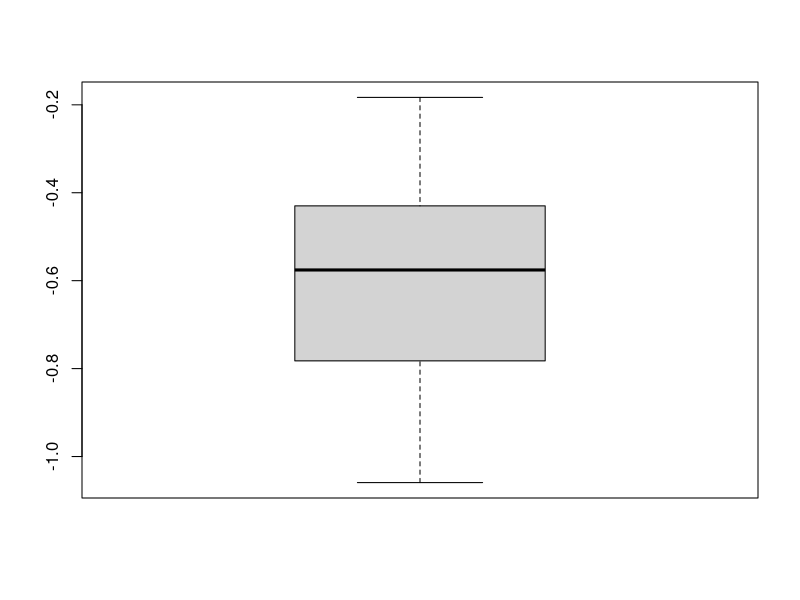
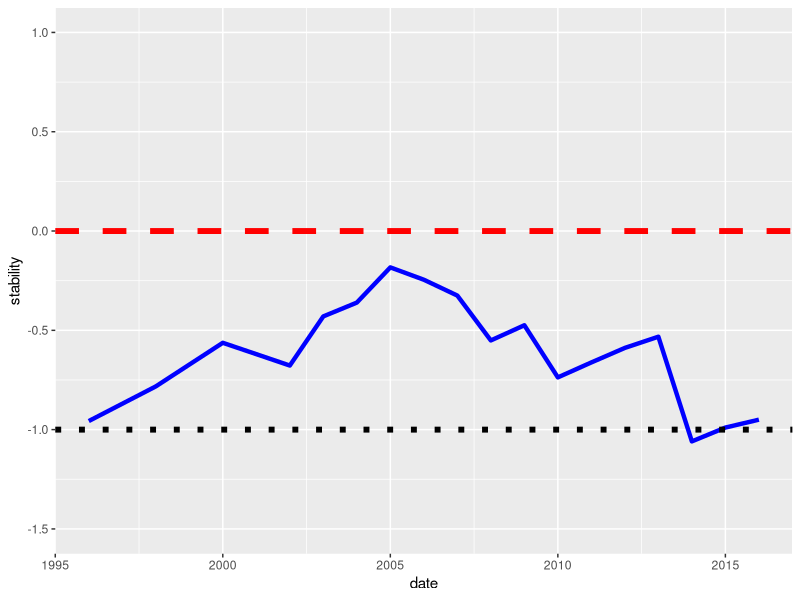
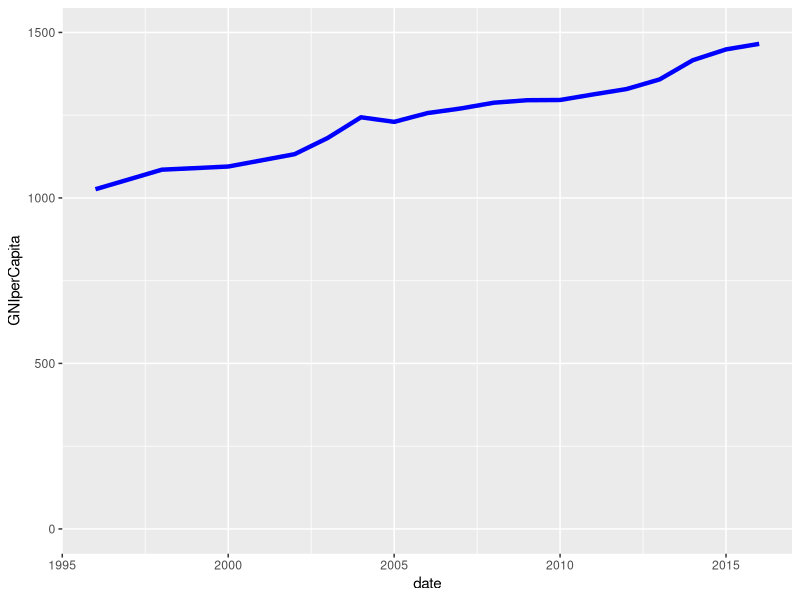
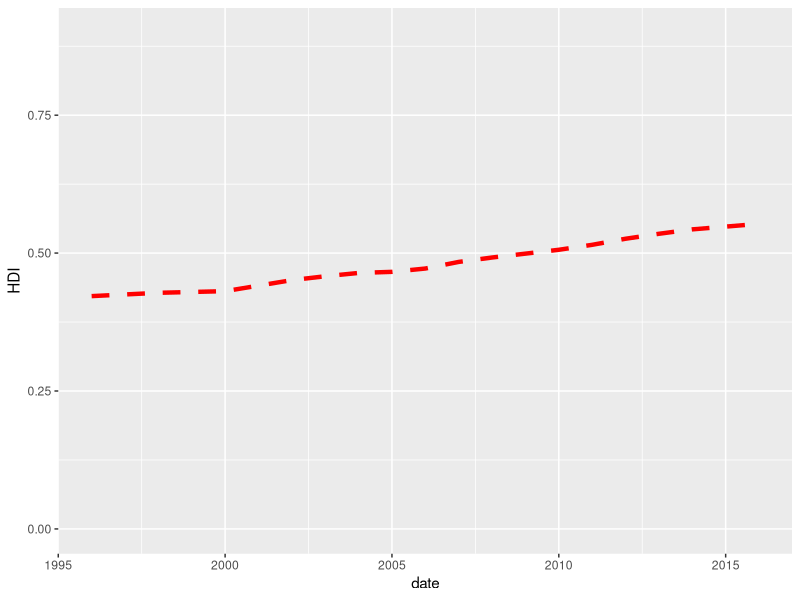
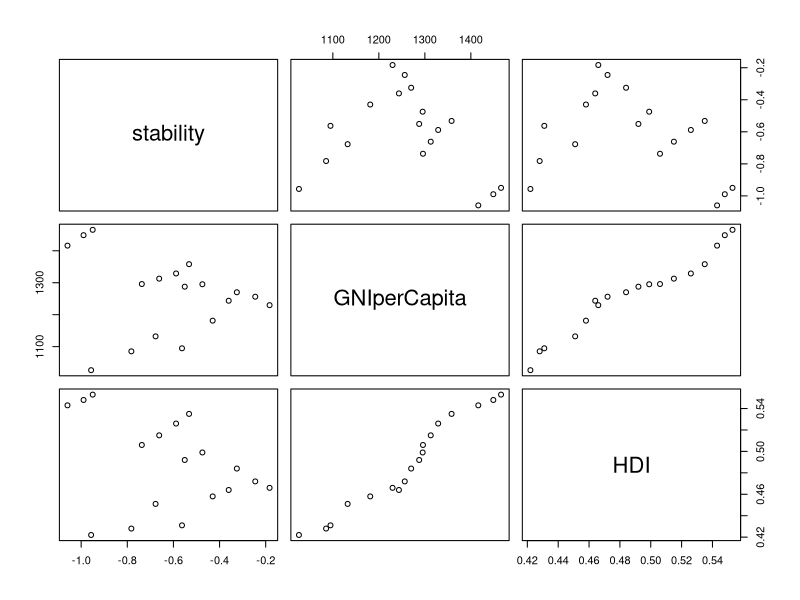
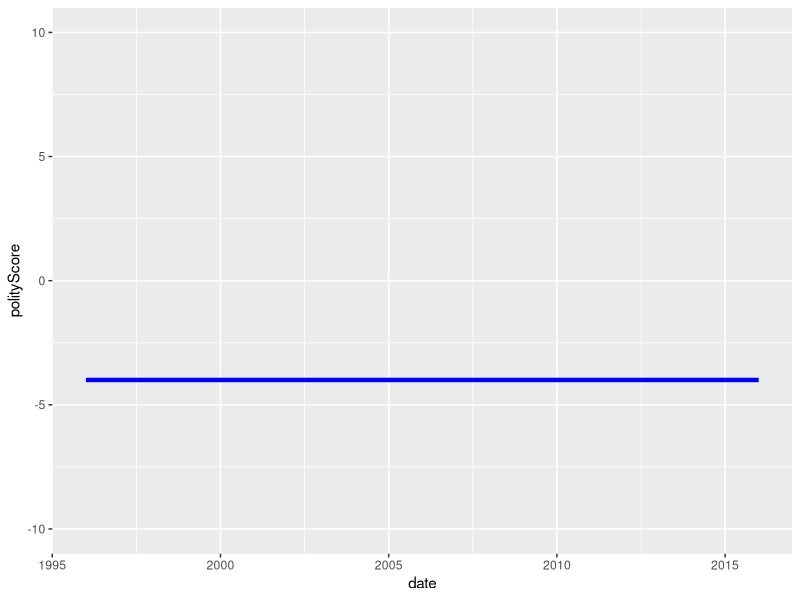
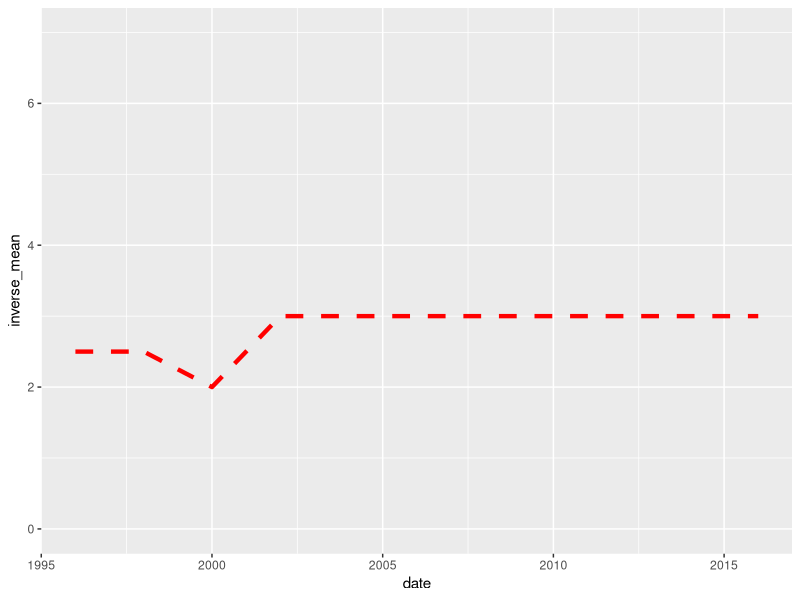
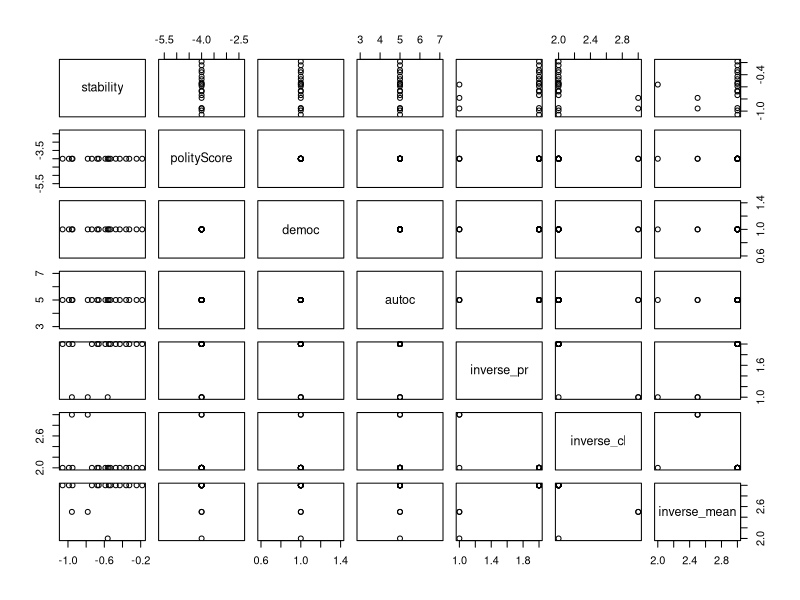

Write the R code that produced these figures, in order.
## ---- chunk 1
knitr::opts_chunk$set(echo = TRUE)
## ---- chunk 2
# reading the data on Cameroon
library(readr)
library(dplyr)
library(lubridate)
library(ggplot2)

WGIdevRegimeType <- read_csv("WGIdevRegimeType.csv")
cameroon <- WGIdevRegimeType %>%
  filter(country == "Cameroon")
head(cameroon)
summary(cameroon)

## ---- chunk 3
# Summary statistics
summary(cameroon$stability)


# Boxplot of the political stability
boxplot(cameroon$stability)


## ---- chunk 4

# General trend of political stability since 1996

stabilityTrend <- ggplot(cameroon, aes(x= date, y = stability)) +
  geom_line(color = "blue", size = 1.5) +
  geom_hline(yintercept=0, linetype="dashed", color = "red", size=2) +
  geom_hline(yintercept=-1.0, linetype="dotted", color = "black", size=2) +
  xlim(1996, 2016) +
  ylim(-1.5, 1)

stabilityTrend
## ---- chunk 5
# summary statistics of the GNI per capita

summary(cameroon$GNIperCapita)

## ---- chunk 6

# General trend of GNI per capita since 1996

ggplot(cameroon, aes(x= date, y = GNIperCapita)) +
  geom_line(color = "blue", size = 1.5) +
  ylim(0, 1500)

## ---- chunk 7

# summary statistics of the HDI

summary(cameroon$HDI)
## ---- chunk 8
# General trend of HDI since 1996

ggplot(cameroon, aes(x= date, y = HDI)) +
  geom_line(color = "red", linetype="dashed", size = 1.5) +
  ylim(0.0, 0.9)

## ---- chunk 9

# correlation test between stability and GNI per capita and HDI

cameroonEcoSoc <- cameroon %>%
  select(stability, GNIperCapita, HDI)

cor.test(cameroon$stability, cameroon$GNIperCapita)

cor.test(cameroon$stability, cameroon$HDI)


## ---- chunk 10

# plotting the correlation between stability and GNI per capita and HDI

cameroonEcoSoc <- cameroon %>%
  select(stability, GNIperCapita, HDI)


plot(cameroonEcoSoc)

## ---- chunk 11
# summary statistics of the polityScore

summary(cameroon$polityScore)
## ---- chunk 12

# General trend of polityScore since 1996

ggplot(cameroon, aes(x= date, y = polityScore)) +
  geom_line(color = "blue", size = 1.5) +
  ylim(-10, 10)

## ---- chunk 13

# summary statistics of the Freedom House reversed combined score

summary(cameroon$inverse_mean)
## ---- chunk 14

# General trend of the Freedom House reversed combined score

ggplot(cameroon, aes(x= date, y = inverse_mean)) +
  geom_line(color = "red", linetype="dashed", size = 1.5) +
  ylim(0.0, 7)

## ---- chunk 15

# correlation test between stability and polityScore and Freedom House's inversed combined scores of political rights and civil liberty

cor.test(cameroon$stability, cameroon$polityScore)

cor.test(cameroon$stability, cameroon$inverse_mean)


## ---- chunk 16

# Scatterplot of the correlations between stability and regime type indicators

cameroonRegimeType <- cameroon %>%
  select(stability, polityScore, democ, autoc, inverse_pr, inverse_cl, inverse_mean)

plot(cameroonRegimeType)

